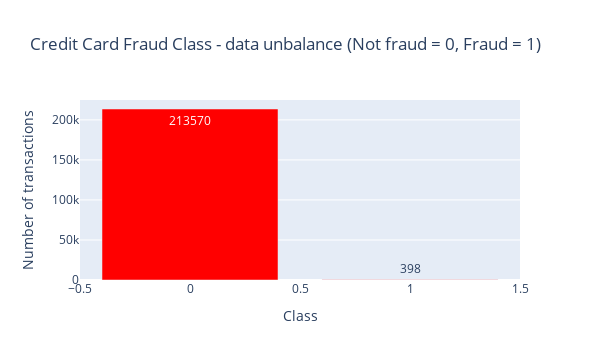

Notebook code for this chart:
### Markdown cell above
Let's check data unbalance with respect with *target* value, i.e. **Class**.

### Code cell
temp = data_df["Class"].value_counts()
df = pd.DataFrame({'Class': temp.index,'values': temp.values})

trace = go.Bar(
    x = df['Class'],y = df['values'],
    name="Credit Card Fraud Class - data unbalance (Not fraud = 0, Fraud = 1)",
    marker=dict(color="Red"),
    text=df['values']
)
data = [trace]
layout = dict(title = 'Credit Card Fraud Class - data unbalance (Not fraud = 0, Fraud = 1)',
          xaxis = dict(title = 'Class', showticklabels=True), 
          yaxis = dict(title = 'Number of transactions'),
          hovermode = 'closest',width=600
         )
fig = dict(data=data, layout=layout)
iplot(fig, filename='class')

### Figure 1 — Plotly figure (JSON) as saved in the notebook; plotly's stock layout.template omitted (floating-point values rounded to 4 significant figures)
{"data": [{"marker": {"color": "Red"}, "name": "Credit Card Fraud Class - data unbalance (Not fraud = 0, Fraud = 1)", "text": [213570, 398], "type": "bar", "x": [0, 1], "y": [213570, 398]}], "layout": {"height": 360, "hovermode": "closest", "title": {"text": "Credit Card Fraud Class - data unbalance (Not fraud = 0, Fraud = 1)"}, "width": 600, "xaxis": {"autorange": true, "range": [-0.5, 1.5], "showticklabels": true, "title": {"text": "Class"}, "type": "linear"}, "yaxis": {"autorange": true, "range": [0, 224800.0], "title": {"text": "Number of transactions"}, "type": "linear"}}}
